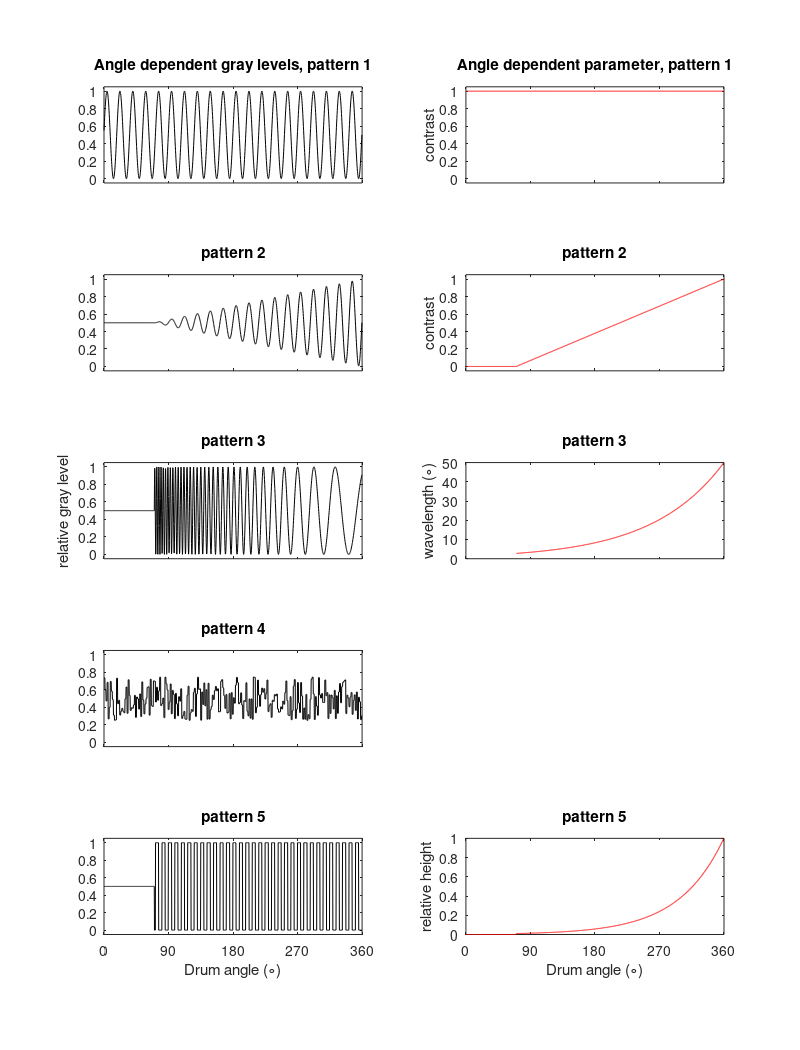

The MATLAB source for this figure:
% Generate postscript file with patterns for visual motion stimulus.
% For use in MOL549 Neurolab course.
%
% Rob de Ruyter, April 2002
%

%
% Open PostScript file for writing
%
fid=fopen('BarPatterns.ps','w');
% 
% Wite PostScript header info
%
fprintf(fid,'%s\r\n','%!PS-Adobe-3.0 EPSF-3.0')
fprintf(fid,'%s\r\n','%%Pages: 1')
fprintf(fid,'%s\r\n','%%Title: test')
fprintf(fid,'%s\r\n','%%BoundingBox: 0 0 612 792')
fprintf(fid,'%s\r\n','')
fprintf(fid,'%s\r\n','%%Page: PageLabel 1')
fprintf(fid,'%s\r\n','%%BeginPageSetup')
fprintf(fid,'%s\r\n','/fillbar{newpath moveto lineto lineto lineto closepath fill}def')
%
% Define parameters
%
PrinterRes=120; % in dots/inch
LW=72/PrinterRes; % LineWidth 1 point
SepLine=1;
fprintf(fid,'%6.3f %s\r\n',LW,' setlinewidth')
%
LenStrip=3.25*pi; % inner circumference of polycarbonate tube in inch
WidthPaper=8.5;
MarginPaper=0.25;
Len=ceil(LenStrip*72); % length in points
LenBlank=2*72; % Blank region in points
Width=WidthPaper*72;
Margin=MarginPaper*72;
%
NBars=ceil(Len/LW); % each bar is 1 LineWidth
NBlanks=ceil(LenBlank/LW);
mmPerLine=(25.4/72)*LW;
DegPerRad=180/pi; 
FlyScreenDist=DegPerRad; % set fly aprox 57 mm from screen: then 1deg=1mm
LinesPerDeg=1/(DegPerRad*(atan(mmPerLine/FlyScreenDist)));
ZeroLev=0.5;
%
NStrips=5;
StripVariables=zeros(NStrips,NBars);
StripGrayLevels=zeros(NStrips,NBars);
BarWidth=Len/NBars;
BarHeight=(Width-2*Margin)/NStrips;
XOrg=Margin	% X-origin
YOrg=Margin	% Y-origin
%
% Strip 1: sinewave pattern, 20 periods
%
GrayLev=ZeroLev;
fprintf(fid,'%6.3f %s\r\n',GrayLev,' setgray');
Y0=BarWidth;Y1=Y0+NBars*BarWidth;
X0=XOrg+0*BarHeight;X1=X0+BarHeight;
fprintf(fid,'%6.3f %6.3f %6.3f %6.3f %6.3f %6.3f %6.3f %6.3f %s\r\n',...
   [X0, Y0, X1, Y0, X1, Y1, X0, Y1],'fillbar');
NPeriods=20;
Lambda=NBars/NPeriods; % Lambda is now expressed in LW units
Contrast=1;
X0=XOrg;X1=XOrg+BarHeight;
for j=1:NBars
   GrayLev=ZeroLev+0.5*Contrast*sin(2*pi*j/Lambda);
   fprintf(fid,'%6.3f %s\r\n',GrayLev,' setgray');
   StripGrayLevels(1,j)=GrayLev;
   StripVariables(1,j)=Contrast;
   Y0=j*BarWidth;Y1=Y0+BarWidth;
   fprintf(fid,'%6.3f %6.3f %6.3f %6.3f %6.3f %6.3f %6.3f %6.3f %s\r\n',...
      [X0, Y0, X1, Y0, X1, Y1, X0, Y1],'fillbar');
end
%
% Strip 2: sinewave pattern, increasing contrast, 12 deg
%
GrayLev=ZeroLev;
fprintf(fid,'%6.3f %s\r\n',GrayLev,' setgray');
Y0=BarWidth;Y1=Y0+NBars*BarWidth;
X0=XOrg+1*BarHeight;X1=X0+BarHeight;
fprintf(fid,'%6.3f %6.3f %6.3f %6.3f %6.3f %6.3f %6.3f %6.3f %s\r\n',...
   [X0, Y0, X1, Y0, X1, Y1, X0, Y1],'fillbar');
Lambda=NBars/NPeriods; % Lambda is now expressed in LW units
ZeroLev=0.5;
X0=XOrg+BarHeight;X1=X0+BarHeight;
for j=1:NBlanks
   GrayLev=ZeroLev;
   fprintf(fid,'%6.3f %s\r\n',GrayLev,' setgray');
   StripGrayLevels(2,j)=GrayLev;
   StripVariables(2,j)=0;
   Y0=j*BarWidth;Y1=Y0+BarWidth;
   fprintf(fid,'%6.3f %6.3f %6.3f %6.3f %6.3f %6.3f %6.3f %6.3f %s\r\n',...
      [X0, Y0, X1, Y0, X1, Y1, X0, Y1],'fillbar');
end
for j=NBlanks+1:NBars
   Contrast=(j-NBlanks)/(NBars-NBlanks);
   GrayLev=ZeroLev+0.5*Contrast*sin(2*pi*j/Lambda); % sinewave
   fprintf(fid,'%6.3f %s\r\n',GrayLev,' setgray');
   StripGrayLevels(2,j)=GrayLev;
   StripVariables(2,j)=Contrast;
   Y0=j*BarWidth;Y1=Y0+BarWidth;
   fprintf(fid,'%6.3f %6.3f %6.3f %6.3f %6.3f %6.3f %6.3f %6.3f %s\r\n',...
      [X0, Y0, X1, Y0, X1, Y1, X0, Y1],'fillbar');
end
GrayLev=1;
fprintf(fid,'%6.3f %s\r\n',GrayLev,' setgray');
Y0=BarWidth;Y1=Y0+NBars*BarWidth;
X0=XOrg+1*BarHeight;X1=X0+SepLine;
fprintf(fid,'%6.3f %6.3f %6.3f %6.3f %6.3f %6.3f %6.3f %6.3f %s\r\n',...
   [X0, Y0, X1, Y0, X1, Y1, X0, Y1],'fillbar');
%
% Strip 3: max contrast, varying Lambda
%
GrayLev=ZeroLev;
fprintf(fid,'%6.3f %s\r\n',GrayLev,' setgray');
Y0=BarWidth;Y1=Y0+NBars*BarWidth;
X0=XOrg+2*BarHeight;X1=X0+BarHeight;
fprintf(fid,'%6.3f %6.3f %6.3f %6.3f %6.3f %6.3f %6.3f %6.3f %s\r\n',...
   [X0, Y0, X1, Y0, X1, Y1, X0, Y1],'fillbar');
LambdaVar=logspace(log10(2),log10(36),NBars-NBlanks)*LinesPerDeg;
Phase=cumsum(2*pi./LambdaVar);
Contrast=1;
ZeroLev=0.5;
X0=XOrg+2*BarHeight;X1=X0+BarHeight;
for j=1:NBlanks
   GrayLev=ZeroLev;
   fprintf(fid,'%6.3f %s\r\n',GrayLev,' setgray');
   StripGrayLevels(3,j)=GrayLev;
   Y0=j*BarWidth;Y1=Y0+BarWidth;
   fprintf(fid,'%6.3f %6.3f %6.3f %6.3f %6.3f %6.3f %6.3f %6.3f %s\r\n',...
      [X0, Y0, X1, Y0, X1, Y1, X0, Y1],'fillbar');
end
for j=NBlanks+1:NBars
%   GrayLev=ZeroLev+0.5*Contrast*sign(sin(2*pi*j/LambdaVar(j))); % binary
   GrayLev=ZeroLev+0.5*Contrast*(sin(Phase(j-NBlanks))); % gray level
   fprintf(fid,'%6.3f %s\r\n',GrayLev,' setgray');
   StripGrayLevels(3,j)=GrayLev;
   StripVariables(3,j)=Phase(j-NBlanks);
   Y0=j*BarWidth;Y1=Y0+BarWidth;
   fprintf(fid,'%6.3f %6.3f %6.3f %6.3f %6.3f %6.3f %6.3f %6.3f %s\r\n',...
      [X0, Y0, X1, Y0, X1, Y1, X0, Y1],'fillbar');
end
GrayLev=1;
fprintf(fid,'%6.3f %s\r\n',GrayLev,' setgray');
Y0=BarWidth;Y1=Y0+NBars*BarWidth;
X0=XOrg+2*BarHeight;X1=X0+SepLine;
fprintf(fid,'%6.3f %6.3f %6.3f %6.3f %6.3f %6.3f %6.3f %6.3f %s\r\n',...
   [X0, Y0, X1, Y0, X1, Y1, X0, Y1],'fillbar');
%
% Strip 4: random pattern
%
GrayLev=ZeroLev;
fprintf(fid,'%6.3f %s\r\n',GrayLev,' setgray');
Y0=BarWidth;Y1=Y0+NBars*BarWidth;
X0=XOrg+3*BarHeight;X1=X0+BarHeight;
fprintf(fid,'%6.3f %6.3f %6.3f %6.3f %6.3f %6.3f %6.3f %6.3f %s\r\n',...
   [X0, Y0, X1, Y0, X1, Y1, X0, Y1],'fillbar');
RandBarUnit0=1; % 1 deg minimum barwidth
RandBarUnit=ceil(RandBarUnit0*LinesPerDeg);
Contrast=1;
ZeroLev=0.5;
X0=XOrg+3*BarHeight;X1=X0+BarHeight;
for j=1:RandBarUnit:NBars
%   GrayLev=ZeroLev+0.5*Contrast*sign(rand(1)-0.5); % binary pattern
   GrayLev=ZeroLev+0.5*Contrast*(rand(1)-0.5); % gray levels
   fprintf(fid,'%6.3f %s\r\n',GrayLev,' setgray');
   Y0=j*BarWidth;Y1=min(Y0+BarWidth*RandBarUnit,BarWidth*NBars);
   j0=j;j1=round(Y1/BarWidth);
   StripGrayLevels(4,j0:j1)=GrayLev;
   fprintf(fid,'%6.3f %6.3f %6.3f %6.3f %6.3f %6.3f %6.3f %6.3f %s\r\n',...
      [X0, Y0, X1, Y0, X1, Y1, X0, Y1],'fillbar');
end
GrayLev=1;
fprintf(fid,'%6.3f %s\r\n',GrayLev,' setgray');
Y0=BarWidth;Y1=Y0+NBars*BarWidth;
X0=XOrg+3*BarHeight;X1=X0+SepLine;
fprintf(fid,'%6.3f %6.3f %6.3f %6.3f %6.3f %6.3f %6.3f %6.3f %s\r\n',...
   [X0, Y0, X1, Y0, X1, Y1, X0, Y1],'fillbar');
%
% Strip 5: sine pattern, max contrast, increase in vertical size
%
BarHeight=BarHeight/2;
Lambda=NBars/(2*NPeriods); % Lambda is now expressed in LW units
Contrast=1;
ZeroLev=0.5;
XMid=XOrg+4.5*BarHeight;X1=X0+BarHeight;
%VarBarHeight=linspace(0,BarHeight,NBars);
VarBarHeight=logspace(log10(BarHeight/100),log10(BarHeight),NBars-NBlanks);
GrayLev=ZeroLev;
fprintf(fid,'%6.3f %s\r\n',GrayLev,' setgray');
Y0=BarWidth;Y1=Y0+NBars*BarWidth;
X0=XOrg+4*BarHeight;X1=X0+BarHeight;
fprintf(fid,'%6.3f %6.3f %6.3f %6.3f %6.3f %6.3f %6.3f %6.3f %s\r\n',...
   [X0, Y0, X1, Y0, X1, Y1, X0, Y1],'fillbar');
for j=1:NBlanks
   GrayLev=ZeroLev;
   fprintf(fid,'%6.3f %s\r\n',GrayLev,' setgray');
   StripVariables(5,j)=0;
   StripGrayLevels(5,j)=GrayLev;
   Y0=j*BarWidth;Y1=Y0+BarWidth;
   j0=j;j1=round(Y1/BarWidth);
   StripGrayLevels(5,j0:j1)=GrayLev;
   fprintf(fid,'%6.3f %6.3f %6.3f %6.3f %6.3f %6.3f %6.3f %6.3f %s\r\n',...
      [X0, Y0, X1, Y0, X1, Y1, X0, Y1],'fillbar');
end
for j=NBlanks+1:NBars
   %   GrayLev=ZeroLev+0.5*Contrast*sign(sin(2*pi*j/Lambda)); %binary
   GrayLev=ZeroLev+0.5*Contrast*(sign(sin(2*pi*j/Lambda))); % sqwave
   fprintf(fid,'%6.3f %s\r\n',GrayLev,' setgray');
   Y0=j*BarWidth;Y1=Y0+BarWidth;
   X0=XMid-VarBarHeight(j-NBlanks)/2;
   X1=XMid+VarBarHeight(j-NBlanks)/2;
   StripVariables(5,j)=VarBarHeight(j-NBlanks)/BarHeight;
   j0=j;j1=min(NBars,round(Y1/BarWidth));
   StripGrayLevels(5,j0:j1)=GrayLev;
   fprintf(fid,'%6.3f %6.3f %6.3f %6.3f %6.3f %6.3f %6.3f %6.3f %s\r\n',...
      [X0, Y0, X1, Y0, X1, Y1, X0, Y1],'fillbar');
end
GrayLev=1;
fprintf(fid,'%6.3f %s\r\n',GrayLev,' setgray');
Y0=BarWidth;Y1=Y0+NBars*BarWidth;
X0=XOrg+4*BarHeight;X1=X0+SepLine;
fprintf(fid,'%6.3f %6.3f %6.3f %6.3f %6.3f %6.3f %6.3f %6.3f %s\r\n',...
   [X0, Y0, X1, Y0, X1, Y1, X0, Y1],'fillbar');
%
% Write trailer information
%
fprintf(fid,'%s\r\n','%%EndPageSetup')
fprintf(fid,'%s\r\n','showpage')
fclose(fid)
%
% Write parameter files
%
DrumAngle=linspace(0,360*(NBars-1)/NBars,NBars);
%
txtfile=fopen('BarPatternParameters.txt','w'); 
fprintf(txtfile,'%s\r\n','Angle  Strip1  Strip2  Strip3  Strip4  Strip5');
fprintf(txtfile,'%s\r\n','(DEG)  Contr.  Contr.  Phase   Dummy   Height');
fprintf(txtfile,'%s\r\n',' ')
fprintf(txtfile,'%4.2f\t%4.3f\t%4.3f\t%4.3f\t%4.3f\t%4.3f\r\n',[DrumAngle;StripVariables])
fclose(txtfile)
%
txtfile=fopen('BarPatternGrayLevels.txt','w'); 
fprintf(txtfile,'%s\r\n','Angle  Strip1  Strip2  Strip3  Strip4  Strip5');
fprintf(txtfile,'%s\r\n','(DEG)  RelInt  RelInt  RelInt  RelInt  RelInt');
fprintf(txtfile,'%s\r\n',' ')
fprintf(txtfile,'%4.2f\t%4.3f\t%4.3f\t%4.3f\t%4.3f\t%4.3f\r\n',[DrumAngle;StripGrayLevels])
fclose(txtfile)
%
% Plot strips
%
figure(1);clf
orient tall
%
subplot(5,2,1)
plot(DrumAngle,StripGrayLevels(1,:),'k')
axis([0,360,-0.05,1.05])
set(gca,'XTick',[0,90,180,270,360],'XTickLabel',[])
title('Angle dependent gray levels, pattern 1')
%
subplot(5,2,2)
plot(DrumAngle,StripVariables(1,:),'r')
axis([0,360,-0.05,1.05])
set(gca,'XTick',[0,90,180,270,360],'XTickLabel',[])
ylabel('contrast')
title('Angle dependent parameter, pattern 1')
%
subplot(5,2,3)
plot(DrumAngle,StripGrayLevels(2,:),'k')
axis([0,360,-0.05,1.05])
set(gca,'XTick',[0,90,180,270,360],'XTickLabel',[])
title('pattern 2')
%
subplot(5,2,4)
plot(DrumAngle,StripVariables(2,:),'r')
axis([0,360,-0.05,1.05])
set(gca,'XTick',[0,90,180,270,360],'XTickLabel',[])
ylabel('contrast')
title('pattern 2')
%
subplot(5,2,5)
plot(DrumAngle,StripGrayLevels(3,:),'k')
axis([0,360,-0.05,1.05])
set(gca,'XTick',[0,90,180,270,360],'XTickLabel',[])
ylabel('relative gray level')
title('pattern 3')
%
subplot(5,2,6)
DrumStep=DrumAngle(2)-DrumAngle(1);
SpWaveLength=2*pi./(diff([0,StripVariables(3,:)])/DrumStep);
   plot(DrumAngle,SpWaveLength,'r')
axis([0,360,0,50])
set(gca,'XTick',[0,90,180,270,360],'XTickLabel',[])
ylabel('wavelength (\circ)')
title('pattern 3')
%
subplot(5,2,7)
plot(DrumAngle,StripGrayLevels(4,:),'k')
axis([0,360,-0.05,1.05])
set(gca,'XTick',[0,90,180,270,360],'XTickLabel',[])
title('pattern 4')
%
subplot(5,2,9)
plot(DrumAngle,StripGrayLevels(5,:),'k')
axis([0,360,-0.05,1.05])
set(gca,'XTick',[0,90,180,270,360])
xlabel('Drum angle (\circ)')
title('pattern 5')
%
subplot(5,2,10)
plot(DrumAngle,StripVariables(5,:),'r')
axis([0,360,0,1])
set(gca,'XTick',[0,90,180,270,360])
xlabel('Drum angle (\circ)')
ylabel('relative height')
title('pattern 5')
%
% Write plot to TIFF file
%
print -dtiff 'BarPatternPlots'
%
%
